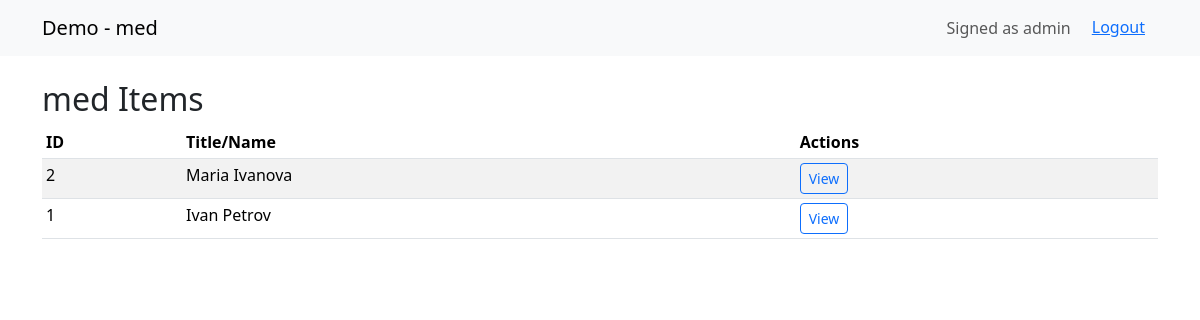
Screenshot of /doctor/patients/ (signed in) with the database file from the repository.
### med/models.py (models this page shows, shortened)
class User(AbstractUser):
    is_doctor = models.BooleanField(default=False, help_text="Доктор")
    is_admin = models.BooleanField(default=False, help_text="Администратор портала")

class Patient(models.Model):
    full_name = models.CharField(max_length=255)
    dob = models.DateField()
    created_by = models.ForeignKey(settings.AUTH_USER_MODEL, on_delete=models.SET_NULL, null=True)
    def __str__(self) -> str:
        return self.full_name

### med/views.py (the view)
# urls.py: path("doctor/patients/", views.clinic_patients_list, name="list"),
@login_required(login_url="med:login")
def clinic_patients_list(request):
    if not is_doctor_user(request.user):
        return HttpResponseForbidden("Access denied: doctors only")
    if is_admin_user(request.user):
        qs = Patient.objects.all().order_by("-id")
    else:
        qs = Patient.objects.filter(created_by=request.user).order_by("-id")
    return render(request, "med/list.html", {"objects": qs})

### med/views.py (called while the page is built)
def is_doctor_user(user):
    return user.is_authenticated and (getattr(user,"is_doctor",False) or user.is_superuser)

def is_admin_user(user):
    return user.is_authenticated and (getattr(user,"is_admin",False) or user.is_superuser)

### templates/med/list.html (shortened to what this page needs)
{% extends "med/base.html" %}
{% block content %}
<h2>med Items</h2>
<table class="table table-sm table-striped">
  <thead><tr><th>ID</th><th>Title/Name</th><th>Actions</th></tr></thead>
  <tbody>
    {% for obj in objects %}
      <tr>
        <td>{{ obj.id }}</td>
        <td>{{ obj }}</td>
        <td><a class="btn btn-sm btn-outline-primary" href="{% url 'med:detail' obj.id %}">View</a></td>
      </tr>
    {% empty %}
      <tr><td colspan="3">No items</td></tr>
    {% endfor %}
  </tbody>
</table>
{% endblock %}

### templates/med/base.html (shortened to what this page needs)
<!doctype html>
<html lang="en">
<head>
  <link href="https://cdn.jsdelivr.net/npm/bootstrap@5.3.2/dist/css/bootstrap.min.css" rel="stylesheet">
</head>
<body>
<nav class="navbar navbar-expand-lg navbar-light bg-light mb-4">
  <div class="container">
    <a class="navbar-brand" href="{% url 'med:index' %}">Demo - med</a>
    <div class="collapse navbar-collapse">
      <ul class="navbar-nav ms-auto">
        {% if request.user.is_authenticated %}
          <li class="nav-item"><span class="nav-link">Signed as {{ request.user.get_username }}</span></li>
          <li class="nav-item">            <form method="post" action="{% url 'med:logout' %}" style="display:inline;">
              <button type="submit" class="btn btn-link">Logout</button>
            </form></li></li>
        {% else %}
          <li class="nav-item"><a class="nav-link" href="{% url 'med:login' %}">Login</a></li>
        {% endif %}
      </ul>
    </div>
  </div>
</nav>
<div class="container">
  {% block content %}{% endblock %}
</div>
</body>
</html>

### rows the page displays
User: user.get_username "admin"
Patient: id "2", full_name "Maria Ivanova"
Patient: id "1", full_name "Ivan Petrov"
